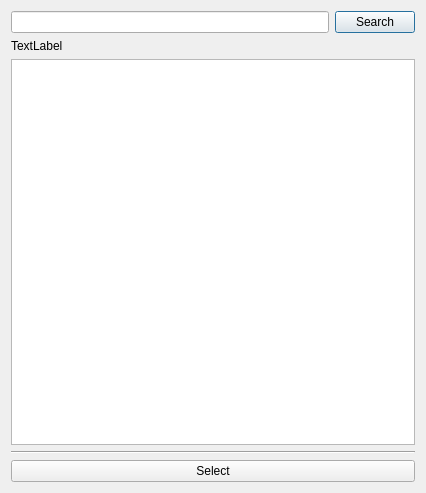
<?xml version="1.0" encoding="UTF-8"?>
<ui version="4.0">
 <class>Dialog</class>
 <widget class="QDialog" name="Dialog">
  <property name="geometry">
   <rect>
    <x>0</x>
    <y>0</y>
    <width>426</width>
    <height>493</height>
   </rect>
  </property>
  <property name="windowTitle">
   <string>TVPY</string>
  </property>
  <layout class="QVBoxLayout" name="verticalLayout">
   <item>
    <layout class="QHBoxLayout" name="search_layout">
     <item>
      <widget class="QLineEdit" name="lne_search"/>
     </item>
     <item>
      <widget class="QPushButton" name="btn_search">
       <property name="text">
        <string>Search</string>
       </property>
      </widget>
     </item>
    </layout>
   </item>
   <item>
    <widget class="QLabel" name="info_label">
     <property name="text">
      <string>TextLabel</string>
     </property>
     <property name="textFormat">
      <enum>Qt::PlainText</enum>
     </property>
    </widget>
   </item>
   <item>
    <widget class="QListWidget" name="lst_results"/>
   </item>
   <item>
    <layout class="QHBoxLayout" name="nex_prev_ep_layout"/>
   </item>
   <item>
    <widget class="Line" name="line_watch">
     <property name="orientation">
      <enum>Qt::Horizontal</enum>
     </property>
    </widget>
   </item>
   <item>
    <widget class="QPushButton" name="btn_select">
     <property name="enabled">
      <bool>true</bool>
     </property>
     <property name="text">
      <string>Select</string>
     </property>
    </widget>
   </item>
  </layout>
 </widget>
 <tabstops>
  <tabstop>lne_search</tabstop>
  <tabstop>btn_search</tabstop>
  <tabstop>lst_results</tabstop>
  <tabstop>btn_select</tabstop>
 </tabstops>
 <resources/>
 <connections/>
</ui>
